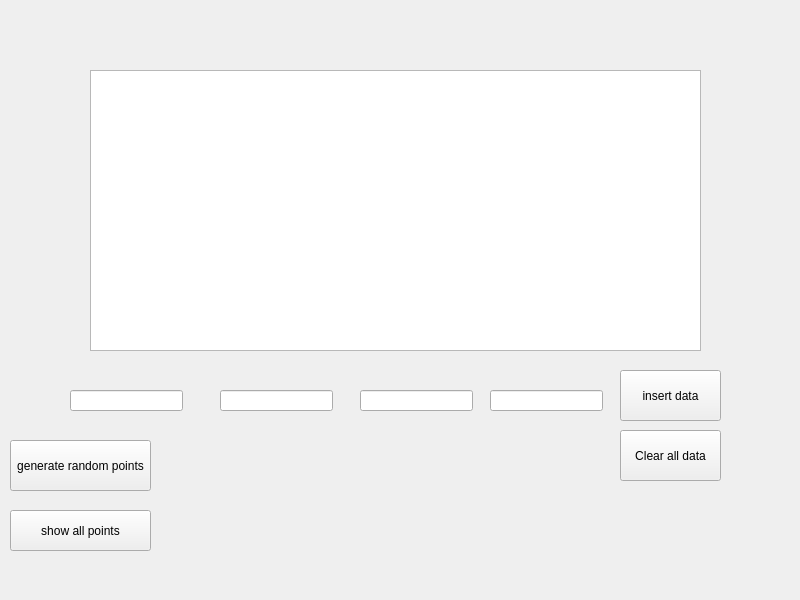
<?xml version="1.0" encoding="UTF-8"?>
<ui version="4.0">
 <class>Widget</class>
 <widget class="QWidget" name="Widget">
  <property name="geometry">
   <rect>
    <x>0</x>
    <y>0</y>
    <width>800</width>
    <height>600</height>
   </rect>
  </property>
  <property name="windowTitle">
   <string>База данных геокоординат точечных объектов</string>
  </property>
  <widget class="QTableView" name="tableView_geopoints">
   <property name="geometry">
    <rect>
     <x>90</x>
     <y>70</y>
     <width>611</width>
     <height>281</height>
    </rect>
   </property>
  </widget>
  <widget class="QPushButton" name="pushButton">
   <property name="geometry">
    <rect>
     <x>10</x>
     <y>440</y>
     <width>141</width>
     <height>51</height>
    </rect>
   </property>
   <property name="text">
    <string>generate random points</string>
   </property>
  </widget>
  <widget class="QPushButton" name="pushButton_insert_data">
   <property name="geometry">
    <rect>
     <x>620</x>
     <y>370</y>
     <width>101</width>
     <height>51</height>
    </rect>
   </property>
   <property name="text">
    <string>insert data</string>
   </property>
  </widget>
  <widget class="QLineEdit" name="lineEditUri">
   <property name="geometry">
    <rect>
     <x>70</x>
     <y>390</y>
     <width>113</width>
     <height>21</height>
    </rect>
   </property>
  </widget>
  <widget class="QLineEdit" name="lineEditName">
   <property name="geometry">
    <rect>
     <x>220</x>
     <y>390</y>
     <width>113</width>
     <height>21</height>
    </rect>
   </property>
  </widget>
  <widget class="QLineEdit" name="lineEditLatitude">
   <property name="geometry">
    <rect>
     <x>360</x>
     <y>390</y>
     <width>113</width>
     <height>21</height>
    </rect>
   </property>
  </widget>
  <widget class="QLineEdit" name="lineEditLongitude">
   <property name="geometry">
    <rect>
     <x>490</x>
     <y>390</y>
     <width>113</width>
     <height>21</height>
    </rect>
   </property>
  </widget>
  <widget class="QPushButton" name="pushButton_clear_all_data">
   <property name="geometry">
    <rect>
     <x>620</x>
     <y>430</y>
     <width>101</width>
     <height>51</height>
    </rect>
   </property>
   <property name="text">
    <string>Clear all data</string>
   </property>
  </widget>
  <widget class="QPushButton" name="pushButton_show_all_points">
   <property name="geometry">
    <rect>
     <x>10</x>
     <y>510</y>
     <width>141</width>
     <height>41</height>
    </rect>
   </property>
   <property name="text">
    <string>show all points</string>
   </property>
  </widget>
 </widget>
 <resources/>
 <connections/>
</ui>
